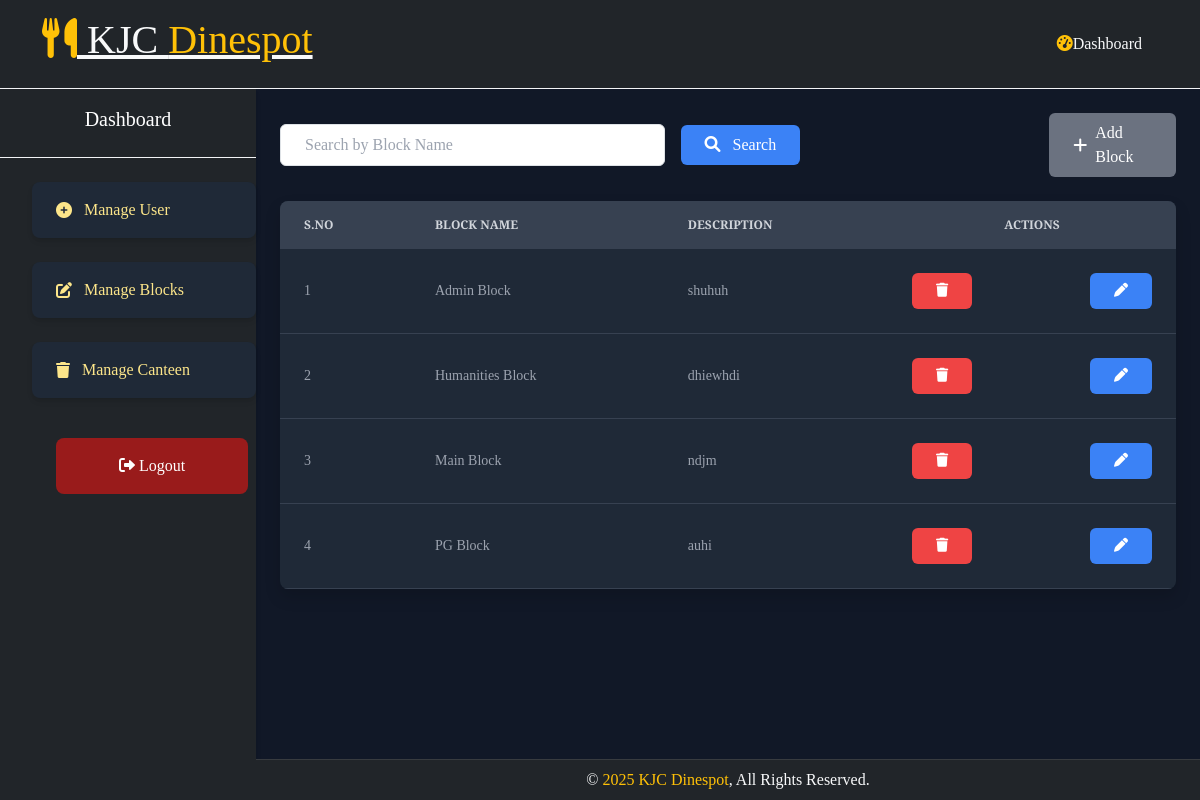
Page /manage-blocks/ on the committed database.
### main/models.py (models this page shows, shortened)
class Block(models.Model):
    block_name = models.CharField(max_length=255)
    description = models.TextField(blank=True, null=True)

### canteenapp/views.py (the view)
# urls.py: path('manage-blocks/', views.manage_blocks, name='manage_blocks'),
def manage_blocks(request):
    search_name = request.GET.get('search_name', '')
    if search_name:
        blocks = Block.objects.filter(block_name__icontains=search_name).order_by('block_name')
    else:
        blocks = Block.objects.all().order_by('block_name')
    return render(request, 'manage_block.html', {'blocks': blocks, 'search_name': search_name})

### canteenapp/templates/manage_block.html (shortened to what this page needs)
{% extends 'admin_base.html' %}
{% load static %}
{% block content %}
  <div class="flex justify-between items-center mb-4">
    <form method="get" class="w-full flex items-center space-x-4">
      <div class="w-1/2">
        <input
          type="text"
          name="search_name"
          class="px-4 py-2 border border-gray-400 rounded w-full"
          placeholder="Search by Block Name"
          value="{{ request.GET.search_name }}">
      </div>
      <button type="submit" class="px-4 py-2 bg-blue-500 text-white rounded hover:bg-blue-600">
        <i class="fa-solid fa-search mr-2"></i> Search
      </button>
    </form>
    <a href="{% url 'add_block' %}" class="no-underline flex items-center px-4 py-2 bg-gray-500 text-white rounded hover:bg-gray-600">
      <i class="fa-solid fa-plus mr-2"></i> Add Block
    </a>
  </div>
  <div class="overflow-x-auto bg-gray-800 rounded-lg shadow">
    <table class="w-full text-left text-sm text-gray-400">
      <thead class="bg-gray-700 text-gray-300 uppercase text-xs">
        <tr>
          <th class="px-6 py-3">S.No</th>
          <th class="px-6 py-3">Block Name</th>
          <th class="px-6 py-3">Description</th>
          <th class="px-6 py-3 text-center">Actions</th>
        </tr>
      </thead>
      <tbody>
        {% for block in blocks %}
        <tr class="border-b border-gray-700 hover:bg-gray-600">
          <td class="px-6 py-4">{{ forloop.counter }}</td>
          <td class="px-6 py-4">{{ block.block_name }}</td>
          <td class="px-6 py-4">{{ block.description }}</td>
          <td class="px-6 py-4 flex justify-between">
            <form action="{% url 'delete_block' block.id %}" method="POST" onsubmit="return confirm('Are you sure you want to delete this block?')">
              <button type="submit" class="delete-btn px-4 py-2 bg-red-500 text-white rounded hover:bg-red-600">
                <i class="fa-solid fa-trash"></i>
              </button>
            </form>
            <a href="{% url 'update_block' block.id %}" class="update-btn px-4 py-2 bg-blue-500 text-white rounded hover:bg-blue-600">
              <i class="fa-solid fa-pen"></i>
            </a>
          </td>
        </tr>
        {% endfor %}
      </tbody>
    </table>
  </div>
{% endblock %}

### static/css/style.css (style rules this page uses)
body { font-family: 'Playfair Display', serif; background-color: #0c0b09; background-size: cover; color: #fff; margin: 0; width: 100%; height: 100vh; }

### canteenapp/templates/admin_base.html (style rules this page uses)
body { background-color: #1a1a1a; }

### rows in the picture
Block: block_name "Admin Block", description "shuhuh"
Block: block_name "Humanities Block", description "dhiewhdi"
Block: block_name "Main Block", description "ndjm"
Block: block_name "PG Block", description "auhi"
